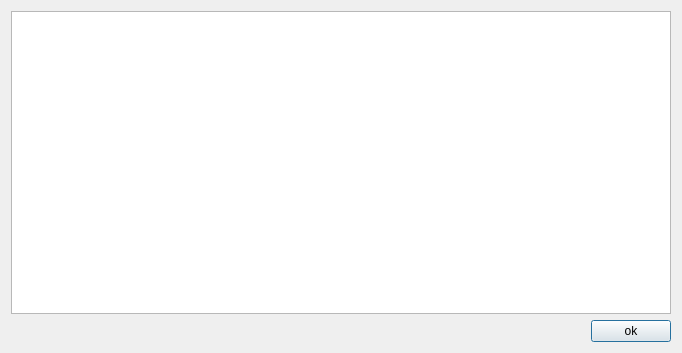
<?xml version="1.0" encoding="UTF-8"?>
<ui version="4.0">
 <class>Dialog</class>
 <widget class="QDialog" name="Dialog">
  <property name="geometry">
   <rect>
    <x>0</x>
    <y>0</y>
    <width>682</width>
    <height>353</height>
   </rect>
  </property>
  <property name="windowTitle">
   <string>Fastest DNS</string>
  </property>
  <layout class="QGridLayout" name="gridLayout">
   <item row="0" column="0">
    <widget class="QTableWidget" name="ping_table"/>
   </item>
   <item row="1" column="0">
    <layout class="QHBoxLayout" name="horizontalLayout">
     <item>
      <spacer name="horizontalSpacer">
       <property name="orientation">
        <enum>Qt::Horizontal</enum>
       </property>
       <property name="sizeHint" stdset="0">
        <size>
         <width>40</width>
         <height>20</height>
        </size>
       </property>
      </spacer>
     </item>
     <item>
      <widget class="QPushButton" name="ok_button">
       <property name="text">
        <string>ok</string>
       </property>
      </widget>
     </item>
    </layout>
   </item>
  </layout>
 </widget>
 <resources/>
 <connections/>
</ui>
